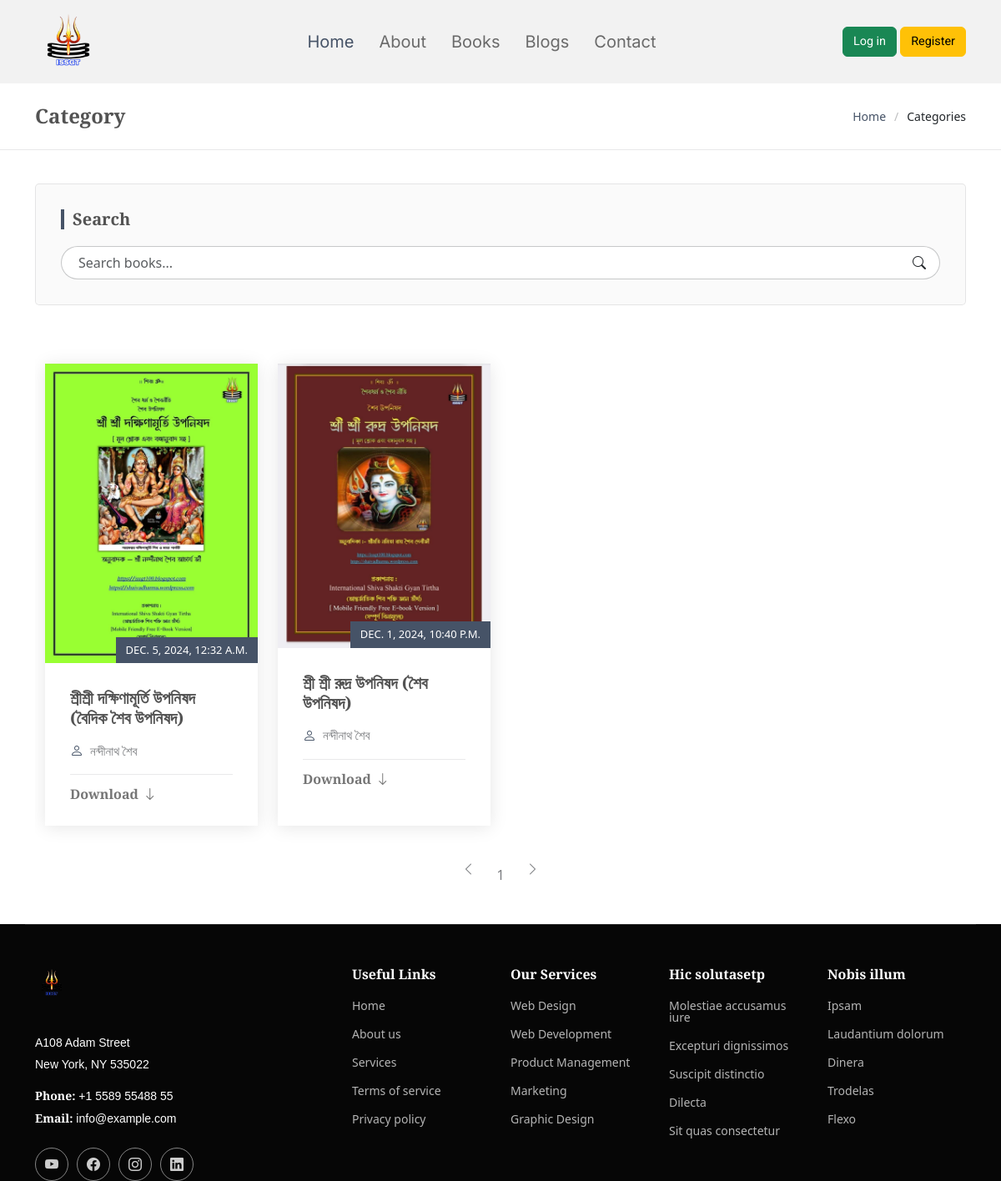
Page /books/books/ on the earlier database version.
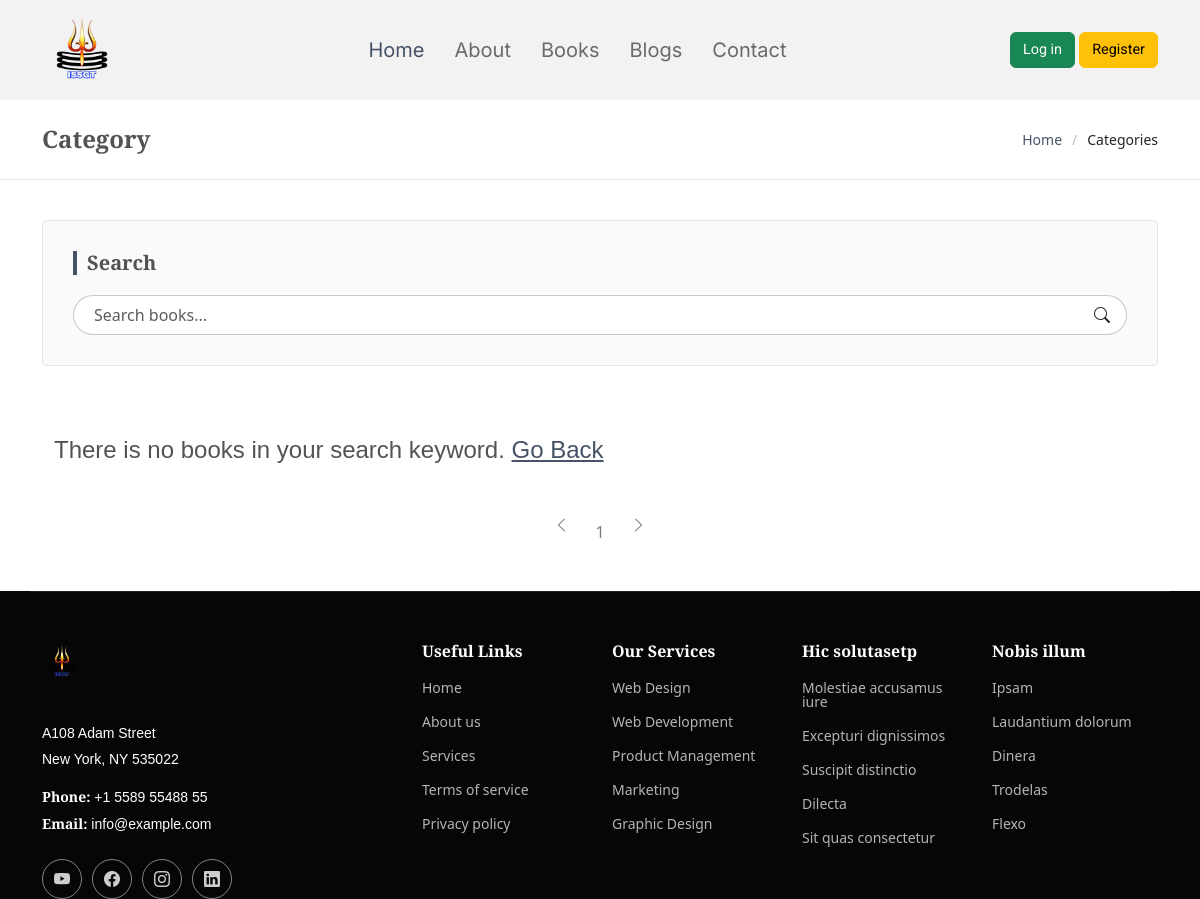
Same page on the later database version.
### books/models.py (models this page shows, shortened)
class Books(models.Model):
    book_name = models.CharField(max_length=100)
    book_author = models.CharField(max_length=100)
    pdf = models.FileField(upload_to='pdf/books',blank=True, null=True)
    book_image = models.ImageField(upload_to='photos/books', blank=True, null=True)
    uploaded_at = models.DateTimeField(auto_now_add=True)
    class Meta:
        verbose_name = 'Books'
        verbose_name_plural = 'Books'

### books/views.py (the view)
# urls.py: path('books/', views.books, name='books'),
def books(request):
    keyword = request.GET.get('keyword', '').strip()
    if keyword:
        book_list = Books.objects.filter(
            Q(book_name__icontains=keyword) |
            Q(book_author__icontains=keyword)
        ).order_by('-uploaded_at')
    else:
        book_list = Books.objects.all().order_by('-uploaded_at')
    paginator = Paginator(book_list, 5)
    page_number = request.GET.get('page')
    book_page_obj = paginator.get_page(page_number)
    context = {
        'book_page_obj': book_page_obj,
        'keyword': keyword,
    }
    return render(request, 'books/books.html', context)

### templates/books/books.html
{% extends "base.html" %}
{% load static %}
{% block content %}
{% include "partials/_navbar.html" %}
<main class="main">
    <div class="page-title position-relative">
      <div class="container d-lg-flex justify-content-between align-items-center">
        <h1 class="mb-2 mb-lg-0">Category</h1>
        <nav class="breadcrumbs">
          <ol>
            <li><a href="index.html">Home</a></li>
            <li class="current">Categories</li>
          </ol>
        </nav>
      </div>
    </div>
    <div class="container">
      <div class="widgets-container">
            <div class="search-widget widget-item">
              <h3 class="widget-title">Search</h3>
              <form action="{% url 'books' %}" method="get">
                <input type="text" name="keyword" placeholder="Search books..." value="{{ keyword }}" class="form-control">
                <button type="submit" title="Search"><i class="bi bi-search"></i></button>
              </form>
            </div>
      </div>
      <div class="row">
        <div class="col-lg-12">
          <section id="blog-posts" class="blog-posts section">
            <div class="container">
              <div class="row gy-4">
                {% if book_page_obj%}
                {% for book in book_page_obj %}
                <div class="col-lg-3">
                    <article class="position-relative h-100">
                        <div class="post-img position-relative overflow-hidden">
                            <img src="{{ book.book_image.url }}" class="img-fluid" alt="">
                            <span class="post-date">{{ book.uploaded_at }}</span>
                        </div>
                        <div class="post-content d-flex flex-column">
                            <h3 class="post-title">{{ book.book_name }}</h3>
                            <div class="meta d-flex align-items-center">
                                <div class="d-flex align-items-center">
                                    <i class="bi bi-person"></i> <span class="ps-2">{{ book.book_author }}</span>
                                </div>
                            </div>
                            <hr>
                            <a href="{{ book.pdf.url }}" class="readmore stretched-link" Download>
                                <span>Download</span><i class="bi bi-arrow-down"></i>
                            </a>
                        </div>
                    </article>
                </div>
                {% endfor %}
                {% else %}
                <h4>There is no books in your search keyword. <a style="text-decoration: underline" href="{% url "books" %}">Go Back</a></h4>
                {% endif %}
              </div>
            </div>
          </section>
          <section id="blog-pagination" class="blog-pagination section">
            <div class="d-flex justify-content-center">
              <ul class="pagination">
                {% if book_page_obj.has_previous %}
                  <li><a href="?page={{ book_page_obj.previous_page_number }}"><i class="bi bi-chevron-left"></i></a></li>
                {% else %}
                  <li class="disabled"><i class="bi bi-chevron-left"></i></li>
                {% endif %}
                {% for page_num in book_page_obj.paginator.page_range %}
                  {% if book_page_obj.number == page_num %}
                    <li class="active"><a href="?page={{ page_num }}">{{ page_num }}</a></li>
                  {% else %}
                    <li><a href="?page={{ page_num }}">{{ page_num }}</a></li>
                  {% endif %}
                {% endfor %}
                {% if book_page_obj.has_next %}
                  <li><a href="?page={{ book_page_obj.next_page_number }}"><i class="bi bi-chevron-right"></i></a></li>
                {% else %}
                  <li class="disabled"><i class="bi bi-chevron-right"></i></li>
                {% endif %}
              </ul>
            </div>
          </section>
        </div>
      </div>
    </div>
  </main>
{% include "partials/_footer.html" %}
{% endblock content %}

Differences in the rows shown:
removed Books: book_image (picture), uploaded_at "DEC. 5, 2024, 12:32 A.M.", book_name "শ্রীশ্রী দক্ষিণামূর্তি উপনিষদ (বৈদিক শৈব উপনিষদ)", book_author "নন্দীনাথ শৈব"
removed Books: book_image (picture), uploaded_at "DEC. 1, 2024, 10:40 P.M.", book_name "শ্রী শ্রী রুদ্র উপনিষদ (শৈব উপনিষদ)", book_author "নন্দীনাথ শৈব"
Other differences:
text now shown: "There is no books in your search keyword. Go Back"
